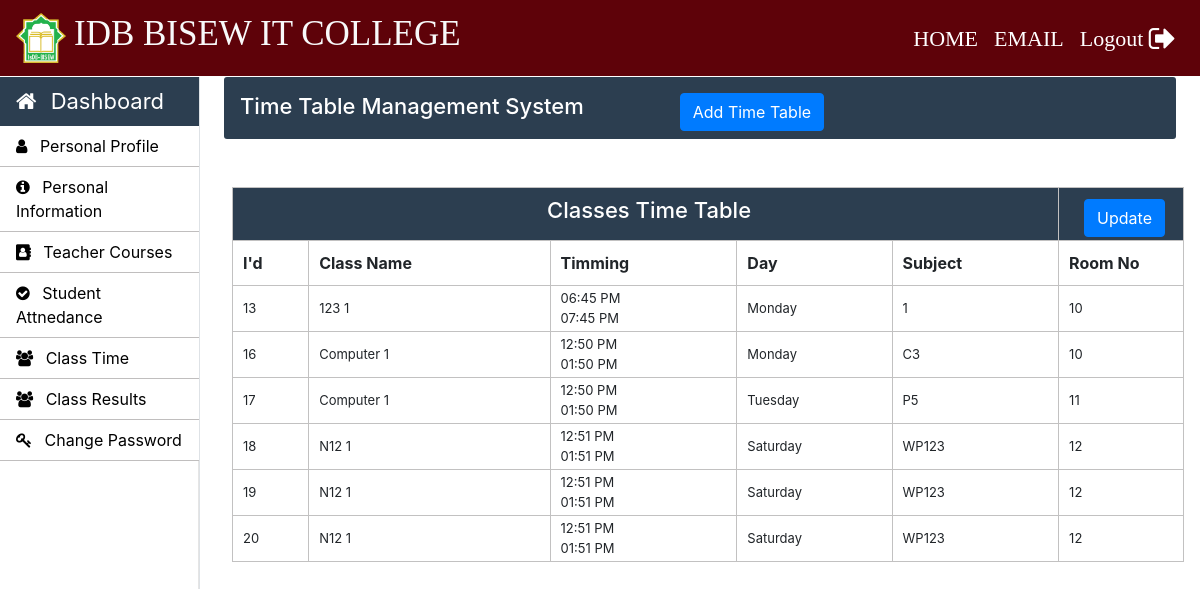
The page /Teacher/time-table.php (signed in) on the database its author committed.
### tables this page shows
CREATE TABLE `time_table` (
  `id` int(11) NOT NULL,
  `course_code` varchar(10) NOT NULL,
  `semester` int(11) NOT NULL,
  `timing_from` varchar(10) NOT NULL,
  `timing_to` varchar(10) NOT NULL,
  `day` varchar(20) NOT NULL,
  `subject_code` varchar(20) NOT NULL,
  `room_no` int(11) NOT NULL
);

CREATE TABLE `weekdays` (
  `day_id` int(11) NOT NULL,
  `day_name` varchar(15) NOT NULL
);

### Teacher/time-table.php (the view, shortened to what this page needs)
<?php
		require_once "../connection/connection.php";
	?>
<!doctype html>
<html lang="en">
	<head>
	</head>
	<body>
		<?php include('../common/t-header.php') ?>
		<?php include('../common/teacher-sidebar.php') ?>
		<main role="main" class="col-xl-10 col-lg-9 col-md-8 ml-sm-auto px-md-4 mb-2 w-100">
			<div class="sub-main">
				<div class="text-center d-flex flex-wrap flex-md-nowrap pt-3 pb-2 mb-3 text-white admin-dashboard pl-3">
					<div class="d-flex">
						<h4 class="mr-5">Time Table Management System </h4>
						<button type="button" class="btn btn-primary ml-5" data-toggle="modal" data-target=".bd-example-modal-lg">Add Time Table</button>
					</div>
				</div>
				<div class="row">
					<div class="col-md-12 ml-2">
						<section class=" mt-3">
							<div class="row">
								<div class="col-md-8"></div>
								<div class="col-md-3 ml-5 ">
									<div class="col-md-12 pt-3 ml-5">
									</div>
								</div>
							</div>
							<div class="row">
								<div class="col-md-12">
									<table class="w-100 table-elements table-three-tr" cellpadding="3">
										<tr class="table-tr-head table-three text-white">
											<td colspan="5" class="text-center text-white"><h4>Classes Time Table</h4></td>
											<td width="10" >
											<div class="row">
												<div class="col-md-12">
													<div class="col-md-1 mt-2"><button type="button" class="btn btn-primary" data-toggle="modal" data-target=".bd-example-modal-lg1">Update</button>
													</div>
												</div>
											</td>
										</tr>
										<tr class="table-tr-head">
											<th>I'd</th>
											<th>Class Name</th>
											<th>Timming</th>
											<th>Day</th>
											<th>Subject</th>
											<th>Room No</th>
										</tr>
										<?php
											$query="select id,course_code,TIME_FORMAT(timing_from,'%h:%i %p') as timing_from,TIME_FORMAT(timing_to,'%h:%i %p') as timing_to,semester,day_name,day_id,day,subject_code,room_no from time_table tt inner join weekdays wd on tt.day=wd.day_id";
											$run=mysqli_query($con,$query);
											while($row=mysqli_fetch_array($run)) {
												echo "<tr>";
												echo "<td>".$row["id"]."</td>";
												echo "<td>".$row["course_code"]." ".$row["semester"]."</td>";
												echo "<td>" .$row["timing_from"]."<br>".$row["timing_to"]."</td>";
												echo "<td>".$row["day_name"]."</td>";
												echo "<td>".$row["subject_code"]."</td>";
												echo "<td>".$row["room_no"]."</td>";
												echo "</tr>";
											}
										?>
									</table>
								</div>
							</div>
						</section>
					</div>
				</div>
			</div>
		</main>
	</body>
</html>

### Css/style.css (style rules this page uses)
h4 { font-size: 22px; }
.admin-dashboard { margin-top: 1px !important; background: #2c3e50 !important; border-radius: 3px; }
.table-elements tr, td, th { font-size: 13px; border: 1px solid rgb(194, 193, 193); padding-left: 10px !important; }
.table-three { background: #2c3e50 !important; }
.table-tr-head { height: 45px !important; padding: 10px !important; margin-top: 5px !important; }
.table-font-for-transcript td, th { font-size: 16px !important; }

### rows shown on the page
time_table: id "13", course_code "123", semester "1", timing_from "06:45 PM", timing_to "07:45 PM", weekdays.day_name "Monday", subject_code "1", room_no "10"
time_table: id "16", course_code "Computer", semester "1", timing_from "12:50 PM", timing_to "01:50 PM", weekdays.day_name "Monday", subject_code "C3", room_no "10"
time_table: id "17", course_code "Computer", semester "1", timing_from "12:50 PM", timing_to "01:50 PM", weekdays.day_name "Tuesday", subject_code "P5", room_no "11"
time_table: id "18", course_code "N12", semester "1", timing_from "12:51 PM", timing_to "01:51 PM", weekdays.day_name "Saturday", subject_code "WP123", room_no "12"
time_table: id "19", course_code "N12", semester "1", timing_from "12:51 PM", timing_to "01:51 PM", weekdays.day_name "Saturday", subject_code "WP123", room_no "12"
time_table: id "20", course_code "N12", semester "1", timing_from "12:51 PM", timing_to "01:51 PM", weekdays.day_name "Saturday", subject_code "WP123", room_no "12"
